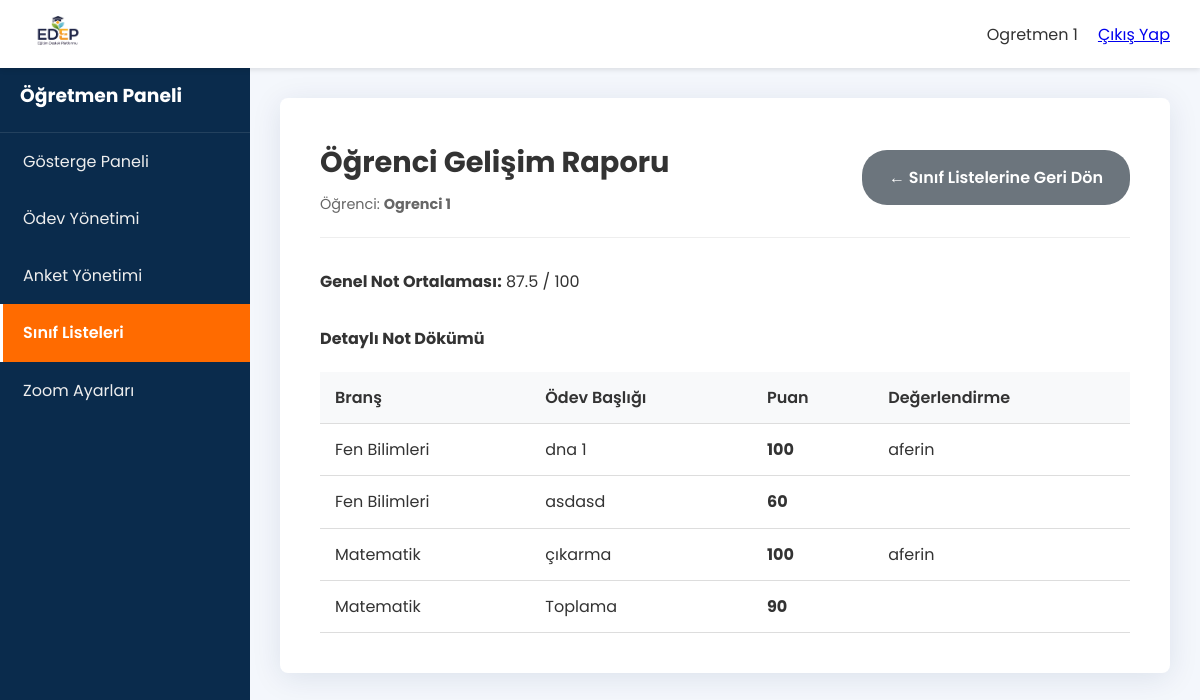
The page /panel.php?sayfa=ogrenci_rapor_detay&ogrenci_id=20 (signed in) on the database its author committed.
### tables this page shows
CREATE TABLE `kullanicilar` (
  `id` int(11) NOT NULL,
  `kullanici_adi` varchar(50) NOT NULL,
  `sifre` varchar(255) NOT NULL,
  `gecici_sifre` varchar(255) DEFAULT NULL,
  `zoom_id` varchar(255) DEFAULT NULL,
  `zoom_parola` varchar(255) DEFAULT NULL,
  `ad_soyad` varchar(100) NOT NULL,
  `rol` enum('admin','bas_ogretmen','ogretmen','veli','ogrenci') NOT NULL,
  `telefon` varchar(20) DEFAULT NULL,
  `telegram_chat_id` varchar(50) DEFAULT NULL,
  `telegram_linking_code` varchar(50) DEFAULT NULL,
  `email` varchar(100) DEFAULT NULL,
  `kayit_tarihi` timestamp NULL DEFAULT current_timestamp()
);

CREATE TABLE `odev_teslimleri` (
  `id` int(11) NOT NULL,
  `odev_id` int(11) NOT NULL,
  `ogrenci_id` int(11) NOT NULL,
  `teslim_tarihi` timestamp NULL DEFAULT NULL,
  `veli_onay_tarihi` datetime DEFAULT NULL,
  `puan` int(11) DEFAULT NULL,
  `ogretmen_notu` text DEFAULT NULL,
  `durum` enum('Teslim Edildi - Veli Onayı Bekliyor','Teslim Edildi - Veli Tarafından Onaylandı','Notlandırıldı','Reddedildi','Teslim Etmedi') NOT NULL DEFAULT 'Teslim Etmedi',
  `notu` int(11) DEFAULT NULL,
  `ogretmen_yorumu` text DEFAULT NULL
);

CREATE TABLE `branslar` (
  `id` int(11) NOT NULL,
  `brans_adi` varchar(100) NOT NULL,
  `brans_kisaltma` varchar(10) DEFAULT NULL
);

CREATE TABLE `odevler` (
  `id` int(11) NOT NULL,
  `ogretmen_id` int(11) NOT NULL,
  `olusturma_tarihi` timestamp NOT NULL DEFAULT current_timestamp(),
  `sinif_id` int(11) NOT NULL,
  `brans_id` int(11) NOT NULL,
  `baslik` varchar(255) NOT NULL,
  `aciklama` text DEFAULT NULL,
  `odev_kodu` varchar(20) DEFAULT NULL,
  `verilis_tarihi` timestamp NULL DEFAULT current_timestamp(),
  `teslim_tarihi` datetime NOT NULL
);

### includes/paneller/ogretmen_sayfalar/ogrenci_rapor_detay.php (the view, shortened to what this page needs)
<?php
global $conn;
$ogrenci_id = isset($_GET['ogrenci_id']) ? intval($_GET['ogrenci_id']) : 0;
$stmt_ogrenci = $conn->prepare("SELECT ad_soyad FROM kullanicilar WHERE id = ? AND rol = 'ogrenci'");
$stmt_ogrenci->bind_param("i", $ogrenci_id);
$stmt_ogrenci->execute();
$result_ogrenci = $stmt_ogrenci->get_result();
$ogrenci = $result_ogrenci->fetch_assoc();
$stmt_rapor = $conn->prepare("
    SELECT
        ot.notu,
        ot.ogretmen_yorumu,
        o.baslik AS odev_basligi,
        b.brans_adi
    FROM odev_teslimleri ot
    JOIN odevler o ON ot.odev_id = o.id
    JOIN branslar b ON o.brans_id = b.id
    WHERE ot.ogrenci_id = ? AND ot.notu IS NOT NULL
    ORDER BY o.teslim_tarihi DESC
");
$stmt_rapor->bind_param("i", $ogrenci_id);
$stmt_rapor->execute();
$notlandirilmis_odevler = $stmt_rapor->get_result()->fetch_all(MYSQLI_ASSOC);
$toplam_not = 0;
$not_sayisi = count($notlandirilmis_odevler);
if ($not_sayisi > 0) {
    foreach ($notlandirilmis_odevler as $odev) {
        $toplam_not += $odev['notu'];
    }
    $ortalama = round($toplam_not / $not_sayisi, 2);
} else {
    $ortalama = 0;
}
?>
<div class="card">
    <div class="card-header">
        <div>
            <h1>Öğrenci Gelişim Raporu</h1>
            <p class="subtitle">Öğrenci: <strong><?= htmlspecialchars($ogrenci['ad_soyad']) ?></strong></p>
        </div>
        <a href="panel.php?sayfa=sinif_listeleri" class="btn btn-secondary">← Sınıf Listelerine Geri Dön</a>
    </div>
    <div class="card-body">
        <div class="ortalama-kutusu">
             <strong>Genel Not Ortalaması:</strong> <?= $ortalama ?> / 100
        </div>
        <h4 style="margin-top: 30px; margin-bottom: 20px;">Detaylı Not Dökümü</h4>
        <div class="table-responsive">
            <table class="table">
                <thead>
                    <tr>
                        <th>Branş</th>
                        <th>Ödev Başlığı</th>
                        <th>Puan</th>
                        <th>Değerlendirme</th>
                    </tr>
                </thead>
                <tbody>
                    <?php if (count($notlandirilmis_odevler) > 0): ?>
                        <?php foreach ($notlandirilmis_odevler as $odev): ?>
                            <tr>
                                <td><?= htmlspecialchars($odev['brans_adi']) ?></td>
                                <td><?= htmlspecialchars($odev['odev_basligi']) ?></td>
                                <td><strong><?= htmlspecialchars($odev['notu']) ?></strong></td>
                                <td><?= htmlspecialchars($odev['ogretmen_yorumu']) ?></td>
                            </tr>
                        <?php endforeach; ?>
                    <?php else: ?>
                        <tr>
                            <td colspan="4" style="text-align: center;">Öğrencinin henüz notlandırılmış bir ödevi bulunmuyor.</td>
                        </tr>
                    <?php endif; ?>
                </tbody>
            </table>
        </div>
    </div>
</div>

### css/style.css (style rules this page uses)
:root { --primary-color: #FF6B00; --secondary-color: #0A2B4C; --accent-color: #4CAF50; --info-color: #17a2b8; --danger-color: #dc3545; --warning-color: #ffc107; --text-color: #333; --light-text-color: #FFFFFF; --background-color: #F4F7FC; --container-width: 1140px; --border-radius: 8px; }
* { margin: 0; padding: 0; box-sizing: border-box; }
html { scroll-behavior: smooth; }
body { font-family: 'Poppins', sans-serif; line-height: 1.7; color: var(--text-color); background-color: var(--background-color); display: flex; flex-direction: column; min-height: 100vh; }
.btn { display: inline-block; padding: 12px 25px; border-radius: 25px; text-decoration: none; font-weight: 600; transition: all 0.3s ease; border: 2px solid transparent; cursor: pointer; text-align: center; }
.btn-secondary { background-color: #6c757d; color: #fff; }
.card { background: #fff; padding: 40px; border-radius: var(--border-radius); box-shadow: 0 5px 30px rgba(0, 43, 84, 0.1); width: 100%; }
.card-header { display: flex; justify-content: space-between; align-items: center; margin-bottom: 30px; padding-bottom: 20px; border-bottom: 1px solid #eee; }
.card-header h1 { font-size: 1.8rem; }
.subtitle { color: #666; font-size: 0.9rem; margin-top: 5px; }
.table-responsive { overflow-x: auto; }
.table { width: 100%; border-collapse: collapse; }
.table th, .table td { padding: 12px 15px; border-bottom: 1px solid #ddd; text-align: left; vertical-align: middle; }
.table th { background-color: #f8f9fa; font-weight: 600; }

### rows shown on the page
kullanicilar: ad_soyad "Ogrenci 1"
odev_teslimleri: branslar.brans_adi "Fen Bilimleri", odev.baslik "dna 1", notu "100", ogretmen_yorumu "aferin"
odev_teslimleri: branslar.brans_adi "Fen Bilimleri", odev.baslik "asdasd", notu "60"
odev_teslimleri: branslar.brans_adi "Matematik", odev.baslik "çıkarma", notu "100", ogretmen_yorumu "aferin"
odev_teslimleri: branslar.brans_adi "Matematik", odev.baslik "Toplama", notu "90"

### other values the page prints
$_SESSION['ad_soyad'] "Ogretmen 1"
$ortalama "87.5"
